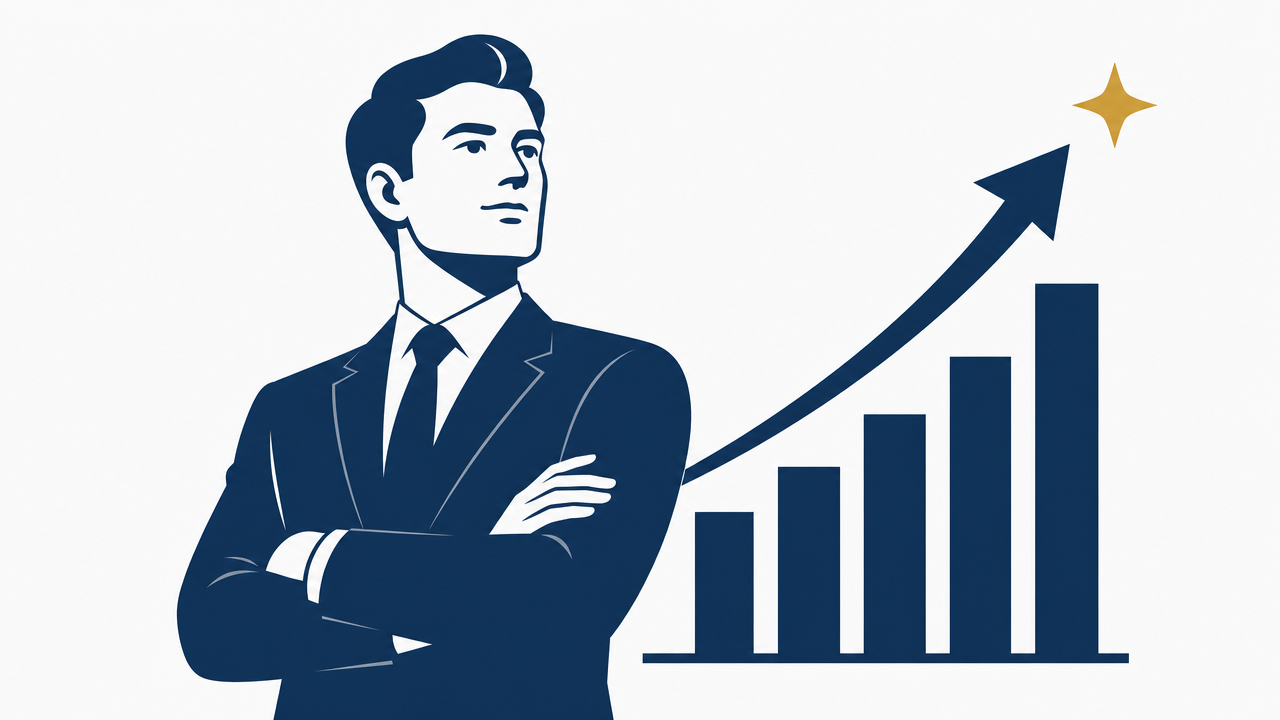
#> input picture ppt-master/references/ai-image-comparison/palette/cool-corporate.png, 1280 x 720 px
$ python prepare_wallpaper.py --input ../../ppt-master/references/ai-image-comparison/palette/cool-corporate.png --output out.png --width 100 --height 100
#> lines starting #> are read from the running program, lines starting #| are printed output that depends on the picture
#> in main, image is the input picture: PIL image 1280x720 RGB; mean R, G, B 181.8, 191.5, 202.3
#!/usr/bin/env python3
"""Crop/resize an image for a Windows desktop wallpaper and optionally set it."""

from __future__ import annotations

import argparse
import ctypes
import json
import shutil
import subprocess
from pathlib import Path

from PIL import Image


SPI_SETDESKWALLPAPER = 20
SPIF_UPDATEINIFILE = 0x01
SPIF_SENDCHANGE = 0x02


def crop_cover(img: Image.Image, width: int, height: int) -> Image.Image:
#> called with width = 100, height = 100
    source_width, source_height = img.size
#> source_width = 1280; source_height = 720
    source_ratio = source_width / source_height
#> source_ratio = 1.78
    target_ratio = width / height

    if source_ratio > target_ratio:
        new_width = int(source_height * target_ratio)
#> new_width = 720
        left = (source_width - new_width) // 2
#> left = 280
        img = img.crop((left, 0, left + new_width, source_height))
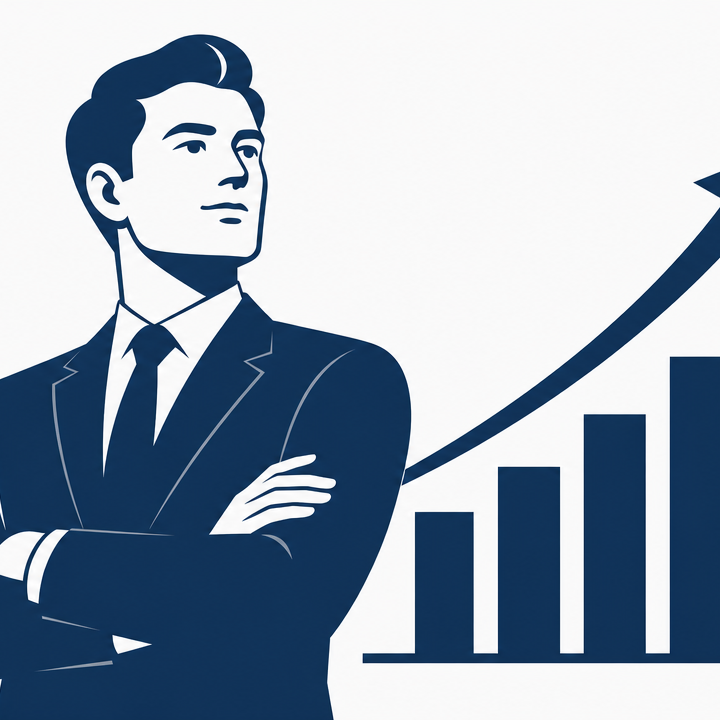
#> img: PIL image 720x720 RGB; mean R, G, B 153.3, 167.4, 183
    elif source_ratio < target_ratio:
        new_height = int(source_width / target_ratio)
        top = (source_height - new_height) // 2
        img = img.crop((0, top, source_width, top + new_height))

    return img.resize((width, height), Image.Resampling.LANCZOS)
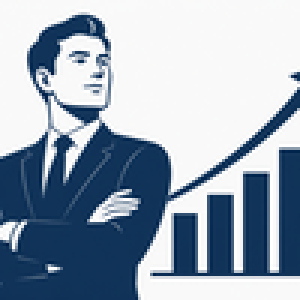
#> returned value: PIL image 100x100 RGB (shown 3 times larger); mean R, G, B 152.9, 167, 182.7


def set_wallpaper(path: Path) -> None:
    absolute = str(path.resolve())
    subprocess.run(
        [
            "powershell",
            "-NoProfile",
            "-Command",
            (
                "Set-ItemProperty -Path 'HKCU:\\Control Panel\\Desktop' "
                "-Name WallpaperStyle -Value '10'; "
                "Set-ItemProperty -Path 'HKCU:\\Control Panel\\Desktop' "
                "-Name TileWallpaper -Value '0'"
            ),
        ],
        check=True,
        capture_output=True,
        text=True,
    )
    ok = ctypes.windll.user32.SystemParametersInfoW(
        SPI_SETDESKWALLPAPER,
        0,
        absolute,
        SPIF_UPDATEINIFILE | SPIF_SENDCHANGE,
    )
    if not ok:
        raise RuntimeError("Windows did not accept the wallpaper path.")


def main() -> int:
    parser = argparse.ArgumentParser(description="Prepare a screen-sized Windows wallpaper.")
    parser.add_argument("--input", required=True, help="Generated source image")
    parser.add_argument("--output", required=True, help="Final wallpaper image path")
    parser.add_argument("--width", type=int, required=True, help="Target screen width")
    parser.add_argument("--height", type=int, required=True, help="Target screen height")
    parser.add_argument("--set", action="store_true", help="Set the output image as wallpaper")
    parser.add_argument("--copy-original-to", help="Optional stable copy path for the uncropped original")
    args = parser.parse_args()

    source = Path(args.input).resolve()
    output = Path(args.output).resolve()
    if not source.exists():
        raise FileNotFoundError(source)
    output.parent.mkdir(parents=True, exist_ok=True)

    if args.copy_original_to:
        original_copy = Path(args.copy_original_to).resolve()
        original_copy.parent.mkdir(parents=True, exist_ok=True)
        shutil.copyfile(source, original_copy)
    else:
        original_copy = None

    image = Image.open(source).convert("RGB")
    wallpaper = crop_cover(image, args.width, args.height)
    wallpaper.save(output, quality=95)

    if args.set:
        set_wallpaper(output)

    print(
        json.dumps(
            {
                "output": str(output),
                "width": args.width,
                "height": args.height,
#> (the run stopped early here; a loop or call above may not have finished)

$ run again, on ppt-master/references/ai-image-comparison/palette/editorial-classic.png
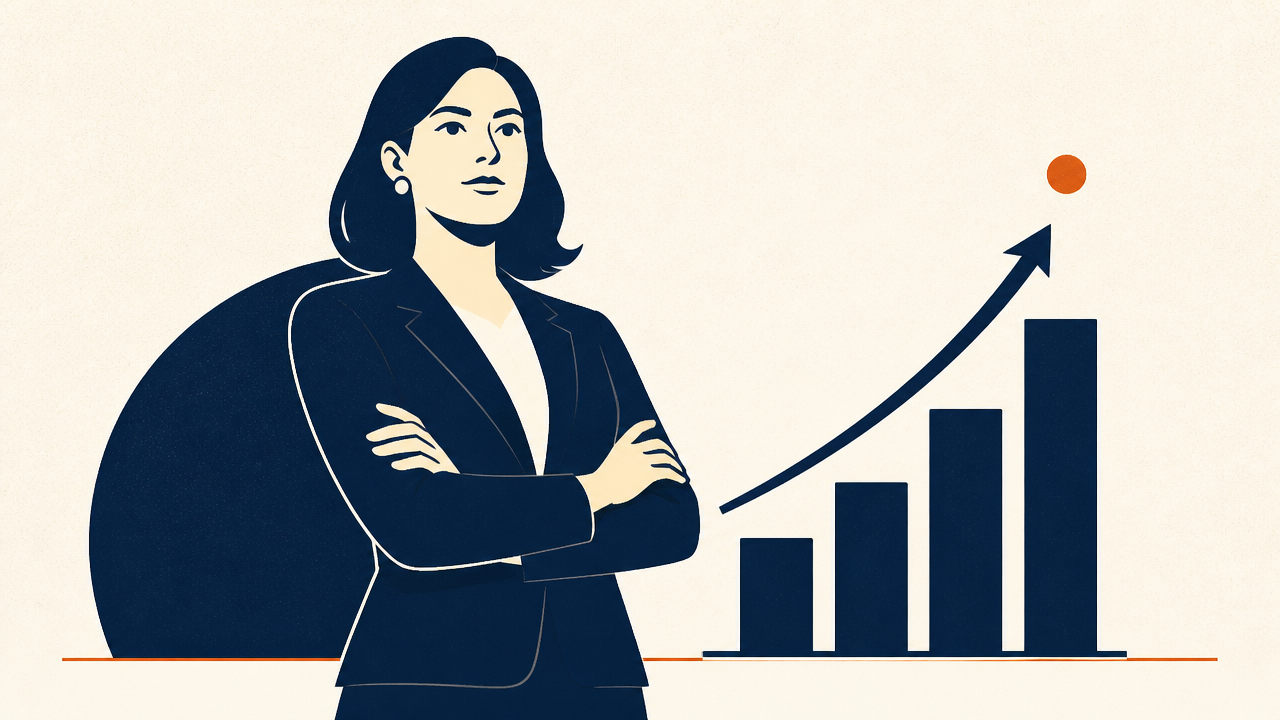
#> input picture ppt-master/references/ai-image-comparison/palette/editorial-classic.png, 1280 x 720 px
#> in main, image is the input picture: PIL image 1280x720 RGB; mean R, G, B 172.6, 176.4, 176.4
#> in crop_cover, `img = img.crop((left, 0, left + new_width, source_height))`:
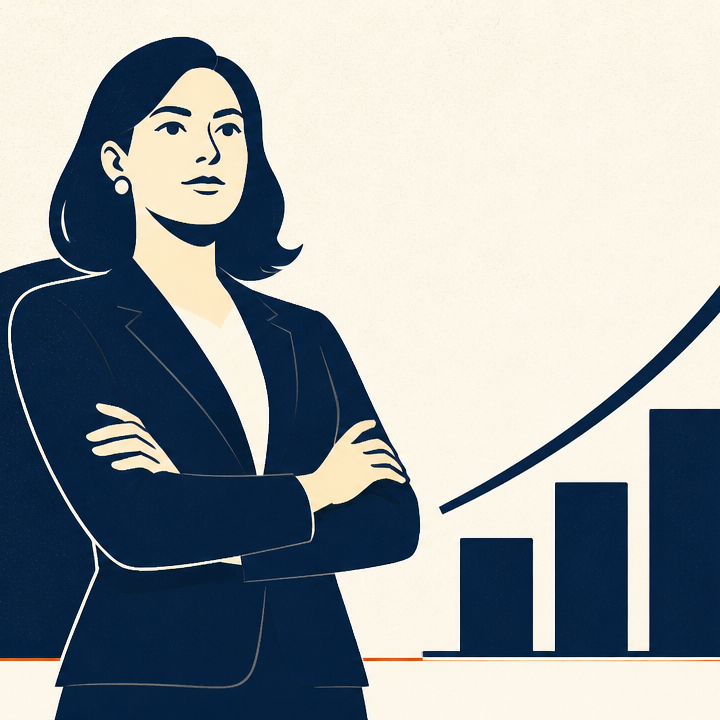
#> img: PIL image 720x720 RGB; mean R, G, B 151.7, 158.3, 161.8
#> in crop_cover, `return img.resize((width, height), Image.Resampling.LANCZOS)`:
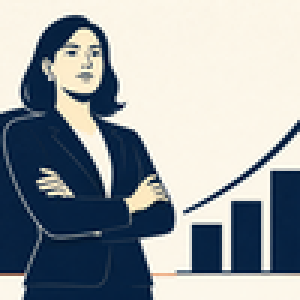
#> returned value: PIL image 100x100 RGB (shown 3 times larger); mean R, G, B 151.5, 158.2, 161.8
